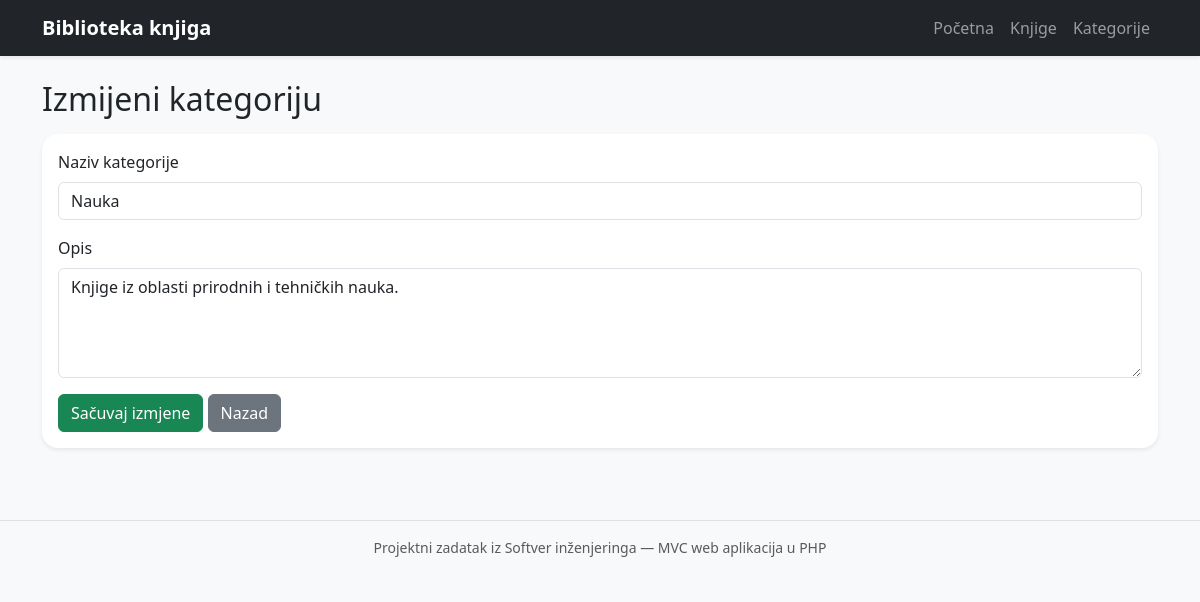
The app's page /index.php?controller=category&action=edit&id=2 with its own data.
### tables this page shows
CREATE TABLE categories (
    id INT AUTO_INCREMENT PRIMARY KEY,
    name VARCHAR(100) NOT NULL,
    description TEXT NULL,
    created_at TIMESTAMP DEFAULT CURRENT_TIMESTAMP
);

### app/controllers/BaseController.php (called while the page is built, shortened)
<?php
class BaseController
{
    protected function render(string $view, array $data = []): void
    {
        extract($data);
        $viewPath = __DIR__ . '/../views/' . $view . '.php';
        require __DIR__ . '/../views/layouts/header.php';
        require $viewPath;
        require __DIR__ . '/../views/layouts/footer.php';
    }
}

### app/controllers/CategoryController.php (called while the page is built, shortened)
<?php
class CategoryController extends BaseController
{
    private Category $categoryModel;
    public function __construct()
    {
        $this->categoryModel = new Category();
    }
    public function edit(): void
    {
        $id = (int) ($_GET['id'] ?? 0);
        $category = $this->categoryModel->find($id);
        $this->render('categories/edit', ['category' => $category]);
    }
}

### public/index.php (called while the page is built, shortened)
<?php
require_once __DIR__ . '/../app/config/Database.php';
require_once __DIR__ . '/../app/controllers/BaseController.php';
require_once __DIR__ . '/../app/models/Category.php';
require_once __DIR__ . '/../app/controllers/HomeController.php';
require_once __DIR__ . '/../app/controllers/CategoryController.php';
$action = $_GET['action'] ?? 'index';
$controller = new $controllerClass();
$controller->$action();

### app/config/Database.php (called while the page is built)
<?php
class Database
{
    private static ?PDO $connection = null;
    public static function connect(): PDO
    {
        if (self::$connection === null) {
            $dsn = 'mysql:host=' . DB_HOST . ';dbname=' . DB_NAME . ';charset=utf8mb4';
            self::$connection = new PDO($dsn, DB_USER, DB_PASS, [
                PDO::ATTR_ERRMODE => PDO::ERRMODE_EXCEPTION,
                PDO::ATTR_DEFAULT_FETCH_MODE => PDO::FETCH_ASSOC,
            ]);
        }
        return self::$connection;
    }
}

### app/models/Category.php (called while the page is built, shortened)
<?php
class Category
{
    private PDO $db;
    public function __construct()
    {
        $this->db = Database::connect();
    }
    public function find(int $id): ?array
    {
        $stmt = $this->db->prepare('SELECT * FROM categories WHERE id = :id');
        $stmt->execute(['id' => $id]);
        $category = $stmt->fetch();
        return $category ?: null;
    }
}

### app/views/categories/edit.php (the view, shortened to what this page needs)
<h2 class="mb-3">Izmijeni kategoriju</h2>
<div class="card shadow-sm">
    <div class="card-body">
        <form method="POST" action="index.php?controller=category&action=update" class="needs-validation" novalidate>
            <div class="mb-3">
                <label class="form-label">Naziv kategorije</label>
                <input type="text" name="name" class="form-control" value="<?= htmlspecialchars($category['name']) ?>" required>
            </div>
            <div class="mb-3">
                <label class="form-label">Opis</label>
                <textarea name="description" class="form-control" rows="4"><?= htmlspecialchars($category['description']) ?></textarea>
            </div>
            <button class="btn btn-success">Sačuvaj izmjene</button>
            <a href="index.php?controller=category&action=index" class="btn btn-secondary">Nazad</a>
        </form>
    </div>
</div>

### public/assets/style.css (style rules this page uses)
body { background-color: #f8f9fa; }
.card { border: 0; border-radius: 1rem; }

### records on screen
categories: name "Nauka", description "Knjige iz oblasti prirodnih i tehničkih nauka."

### other values on screen
APP_NAME "Biblioteka knjiga"
